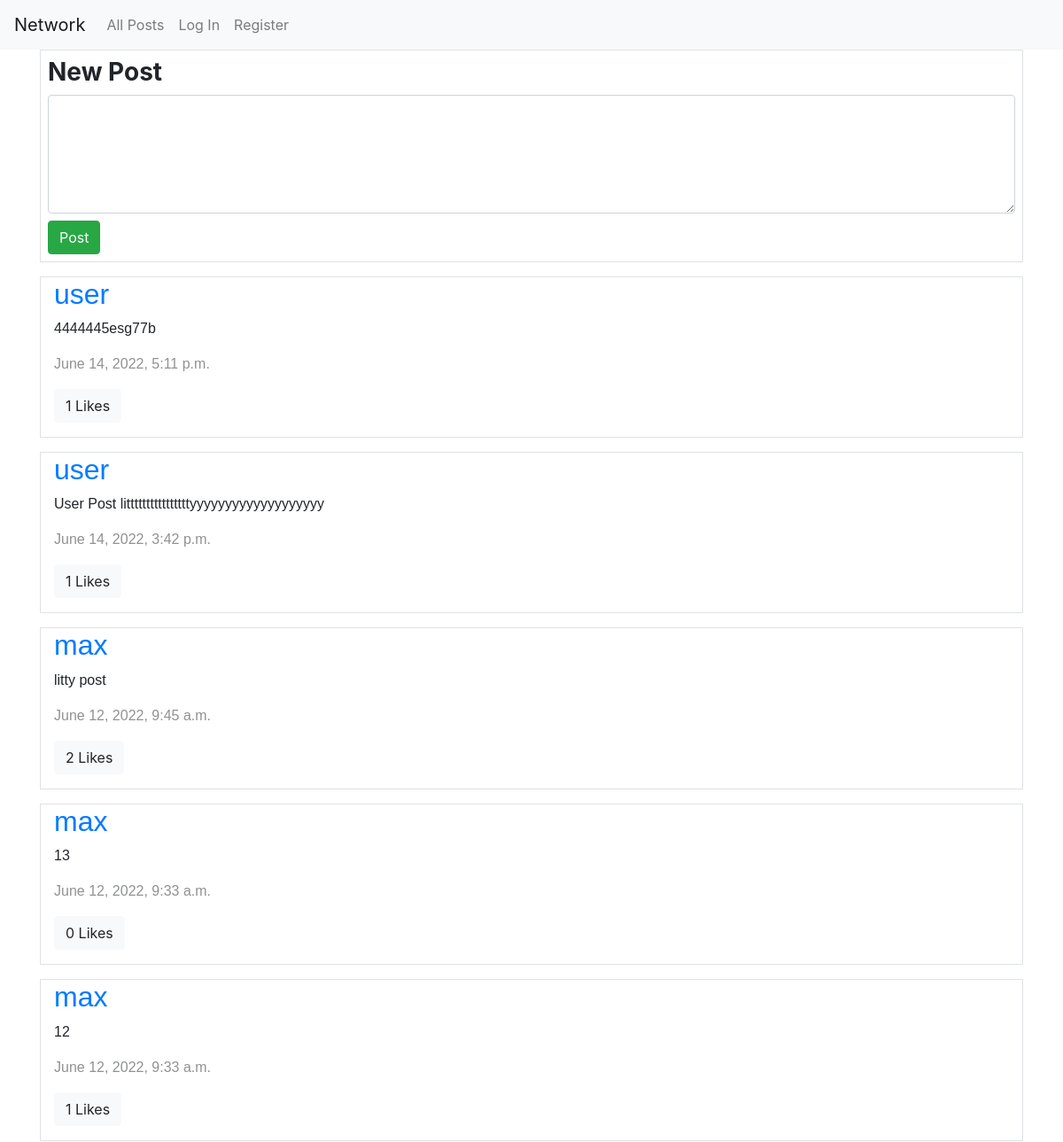
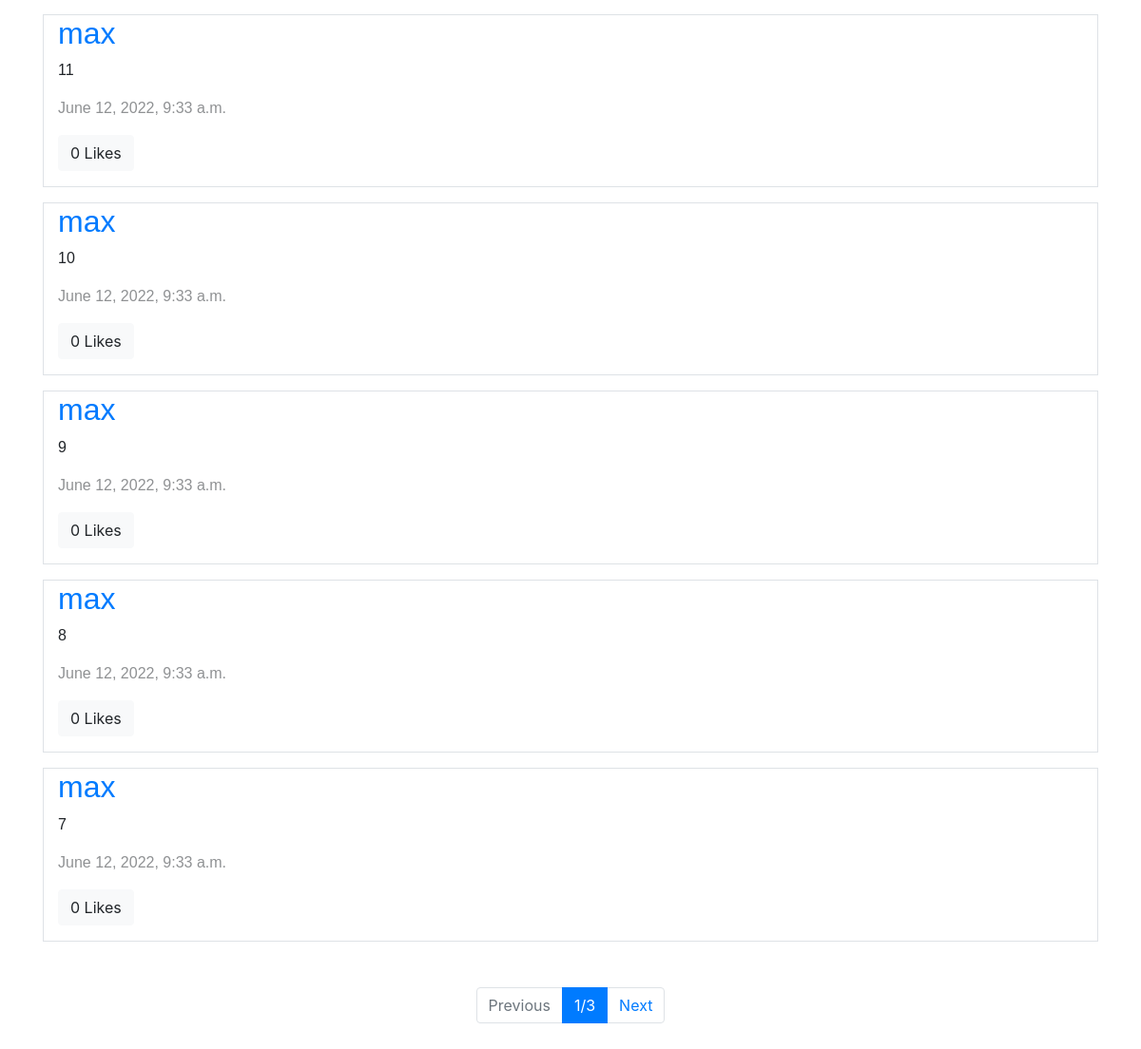
Before: / with the older database file (2 pictures, top to bottom).
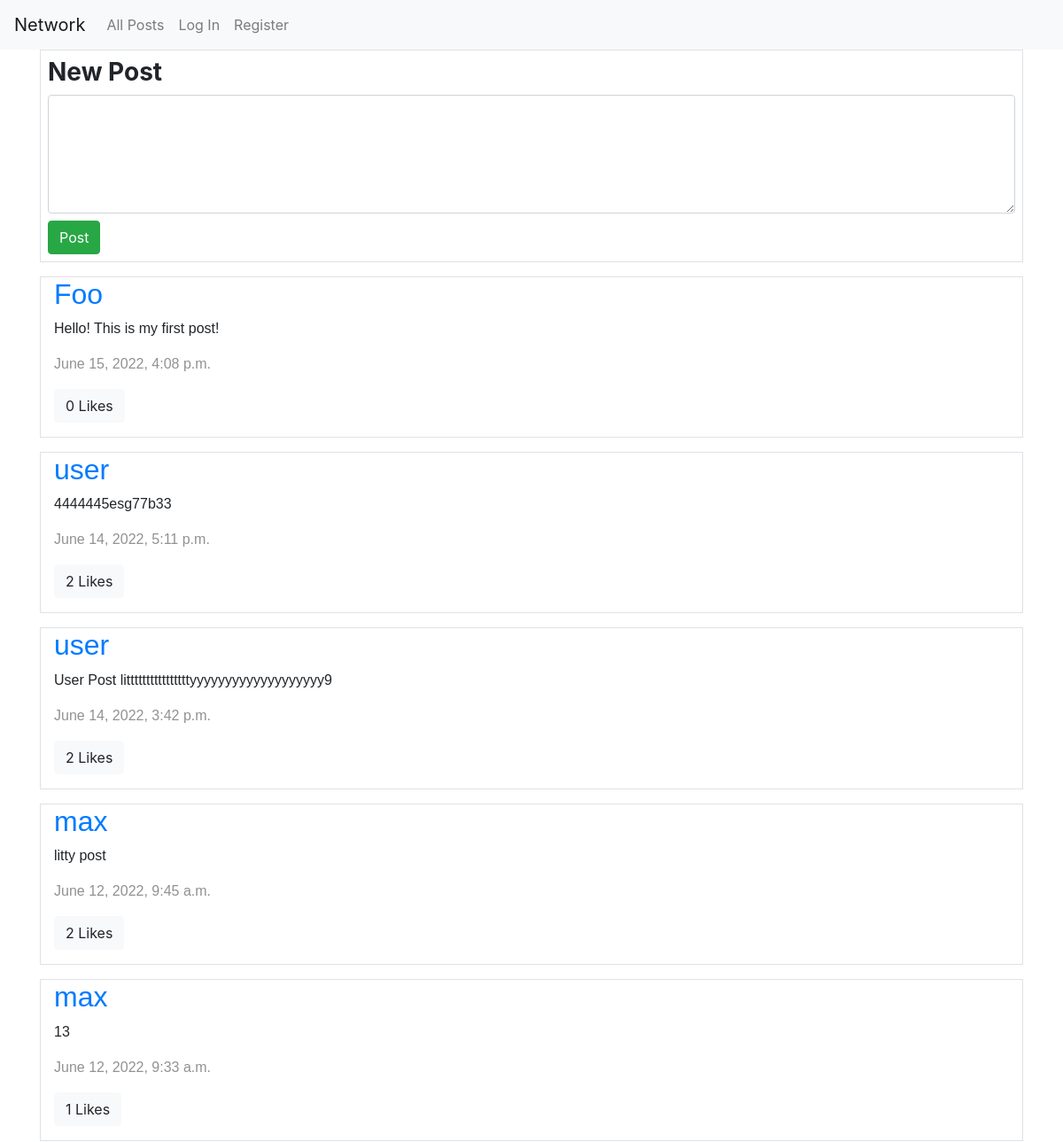
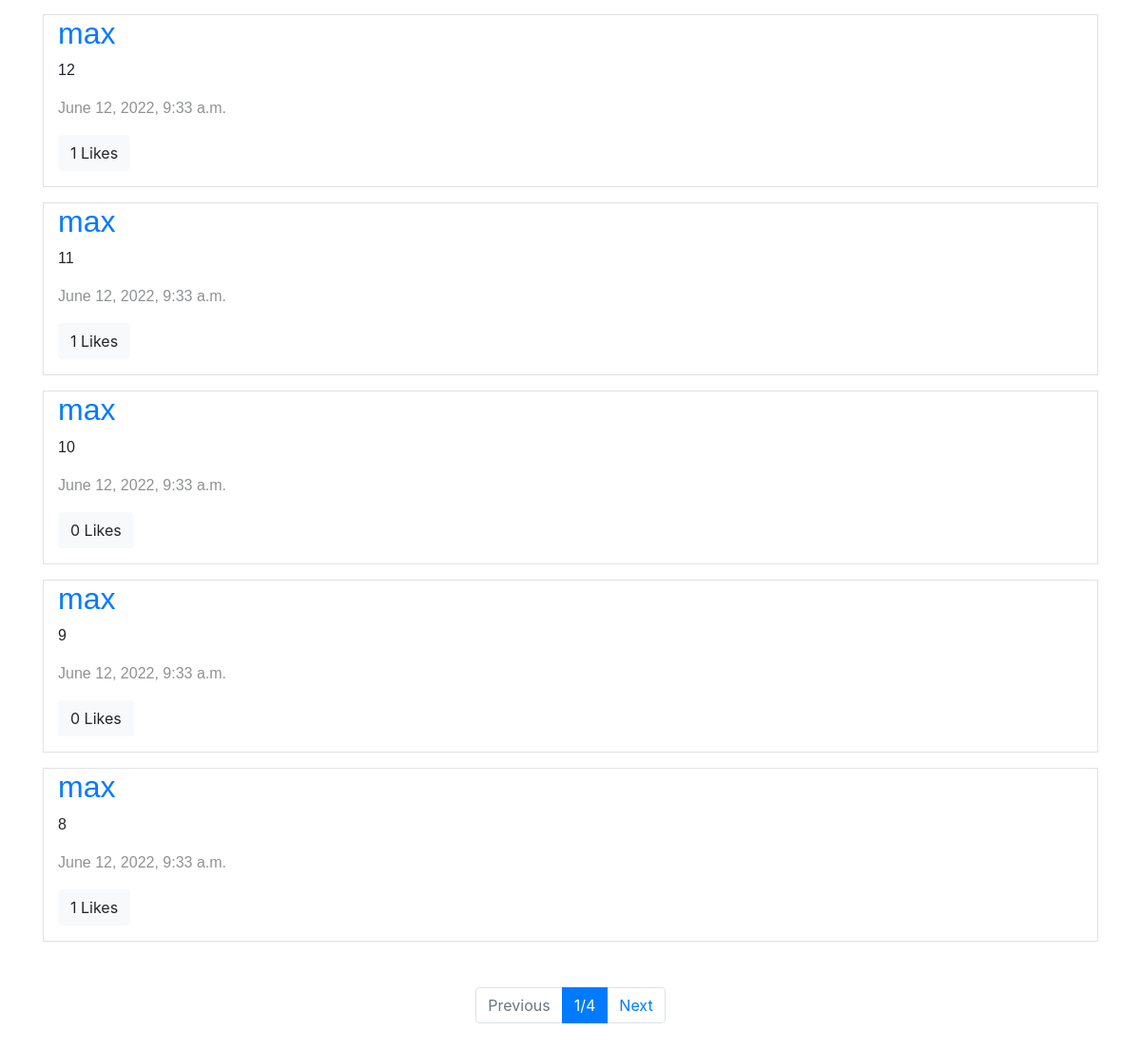
After: the same page with the newer database file (2 pictures, top to bottom).
### network/models.py (models this page shows, shortened)
class Post(models.Model):
    poster = models.ForeignKey(User, on_delete=models.CASCADE, related_name="Posts")
    text = models.CharField(max_length=280)
    timestamp = models.DateTimeField(auto_now_add=True)
    like = models.ManyToManyField(User, related_name="Likes")

class User(AbstractUser):
    pass

### network/views.py (the view, shortened to what this page needs)
# urls.py: path("", views.index, name="index"),
def index(request):
    posts = Post.objects.all()
    posts = posts.order_by('-timestamp')
    tests = posts
    p = Paginator(posts, 10)
    page = request.GET.get('page')
    posts = p.get_page(page)
    return render(request, "network/index.html", {
        "form": PostForm,
        "posts": posts,
    })

### network/templates/network/index.html (shortened to what this page needs)
{% extends "network/layout.html" %}
{% load static %}
{% block body %}
    <div class="container">
        <div class="col border p-2">
            <h3 class="font-weight-bold">New Post</h3>
            <form method="POST">
                {{ form }}
                <input class="btn btn-success mt-2" value="Post" type="submit">
            </form>
        </div>
        {% for post in posts %}
        <div class="col border mt-3 pb-3">
            <div class="">
                <h2><a href="{% url 'userpage' post.poster %}">{{ post.poster }}</a></h2>
            </div>
            {% if post.poster == request.user %}
            <div class="" data-postid="{{ post.id }}">
                <p>{{ post.text }}</p>
                <p class="timestamp">{{ post.timestamp }}</p>
            </div>
            <button class="postText btn btn-info" data-postid="{{ post.id }}">Edit</button>
            {% else %}
            <div>
                <p>{{ post.text }}</p>
                <p class="timestamp">{{ post.timestamp }}</p>
            </div>
            {% endif %}
            {% if request.user in post.like.all %}
            <button class="post btn btn-warning" data-postid="{{ post.id }}">
                {{ post.like.count }} Likes
            </button>
            {% else %}
            <button class="post btn btn-light" data-postid="{{ post.id }}">
                {{ post.like.count }} Likes
            </button>
            {% endif %}
        </div>
    {% endfor %}
    </div>
    <nav aria-label="...">
        <ul class="pagination justify-content-center m-5">
            {% if posts.has_previous %}
                <li class="page-item">
                <a class="page-link" href="?page={{ posts.previous_page_number }}"  aria-disabled="true">Previous</a>
            {% else %}
                <li class="page-item disabled">
                <a class="page-link" href="#"  aria-disabled="true">Previous</a>
            {% endif %}
            </li>
            <li class="page-item active"><a class="page-link" href="#">{{ posts.number }}/{{ posts.paginator.num_pages }}</a></li>
            {% if posts.has_next %}
                <li class="page-item">
                <a class="page-link" href="?page={{ posts.next_page_number }}"  aria-disabled="true">Next</a>
            {% else %}
                <li class="page-item disabled">
                <a class="page-link" href="#">Next</a>
            {% endif %}
            </li>
        </ul>
    </nav>
{% endblock %}

Changed rows visible on the page:
no longer on this page (row unchanged): Post: poster "max", text "7", timestamp "June 12, 2022, 9:33 a.m.", like.count "0"
added Post: poster "Foo", text "Hello! This is my first post!", timestamp "June 15, 2022, 4:08 p.m.", like.count "0"
changed Post: text "4444445esg77b" → "4444445esg77b33"; like.count "1" → "2"
changed Post: text "User Post littttttttttttttttyyyyyyyyyyyyyyyyyyy" → "User Post littttttttttttttttyyyyyyyyyyyyyyyyyyy9"; like.count "1" → "2"
computed for Post (number 5 of 10 on the later page): like.count "0" → "1"
computed for Post (number 7 of 10 on the later page): like.count "0" → "1"
computed for Post (number 10 of 10 on the later page): like.count "0" → "1"
Other visible differences:
{{ posts.paginator.num_pages }}: "3" → "4"
